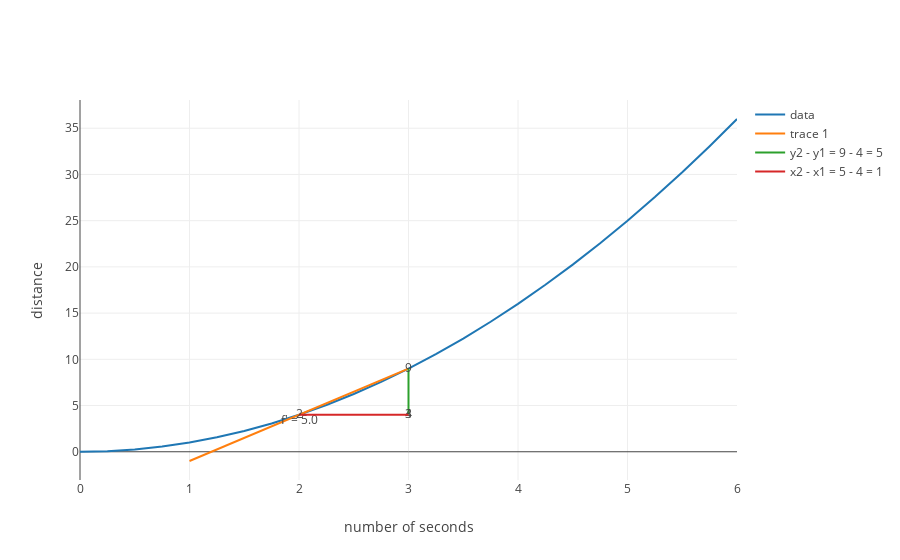

The code cell stored with this chart in its notebook:
### Markdown cell above
> The graph shows that from seconds zero through six, our track runner gets faster over time.  


#### Calculating speed at second two
Now if we want to see how quickly our track star at second number two as opposed to some other second, what would we do?  Well even if we knew nothing about derivatives, we would likely get a stop watch and at second 2 would use it to calculate the speed.  Let's say that we start our stopwatch at second 2 and stop our stopwatch one second later.

### Code cell
from calculus import delta_traces


delta_layout = build_layout(x_axis = {'title': 'number of seconds'}, y_axis = {'title': 'distance'})
x_squared_delta_traces = delta_traces(x_squared, 2, line_length = 2, delta_x = 1)
plot([trace_x_squared, *x_squared_delta_traces], delta_layout)

### Figure 1 — Plotly figure (JSON) as saved in the notebook; plotly's stock layout.template omitted (floating-point values rounded to 4 significant figures)
{"data": [{"mode": "line", "name": "data", "text": [], "x": [0, 0.25, 0.5, 0.75, 1, 1.25, 1.5, 1.75, 2, 2.25, 2.5, 2.75, 3, 3.25, 3.5, 3.75, 4, 4.25, 4.5, 4.75, 5, 5.25, 5.5, 5.75, 6], "y": [0, 0.0625, 0.25, 0.5625, 1, 1.562, 2.25, 3.062, 4, 5.062, 6.25, 7.562, 9, 10.56, 12.25, 14.06, 16, 18.06, 20.25, 22.56, 25, 27.56, 30.25, 33.06, 36]}, {"mode": "text+lines", "text": ["", "f' = 5.0", ""], "textposition": "bottom", "x": [1, 2, 3], "y": [-1, 4, 9]}, {"mode": "lines+text", "name": "y2 - y1 = 9 - 4 = 5", "text": ["4", "9"], "x": [3, 3], "y": [4, 9]}, {"mode": "lines+text", "name": "x2 - x1 = 5 - 4 = 1", "text": ["2", "3"], "x": [2, 3], "y": [4, 4]}], "layout": {"xaxis": {"title": "number of seconds"}, "yaxis": {"title": "distance"}}}
